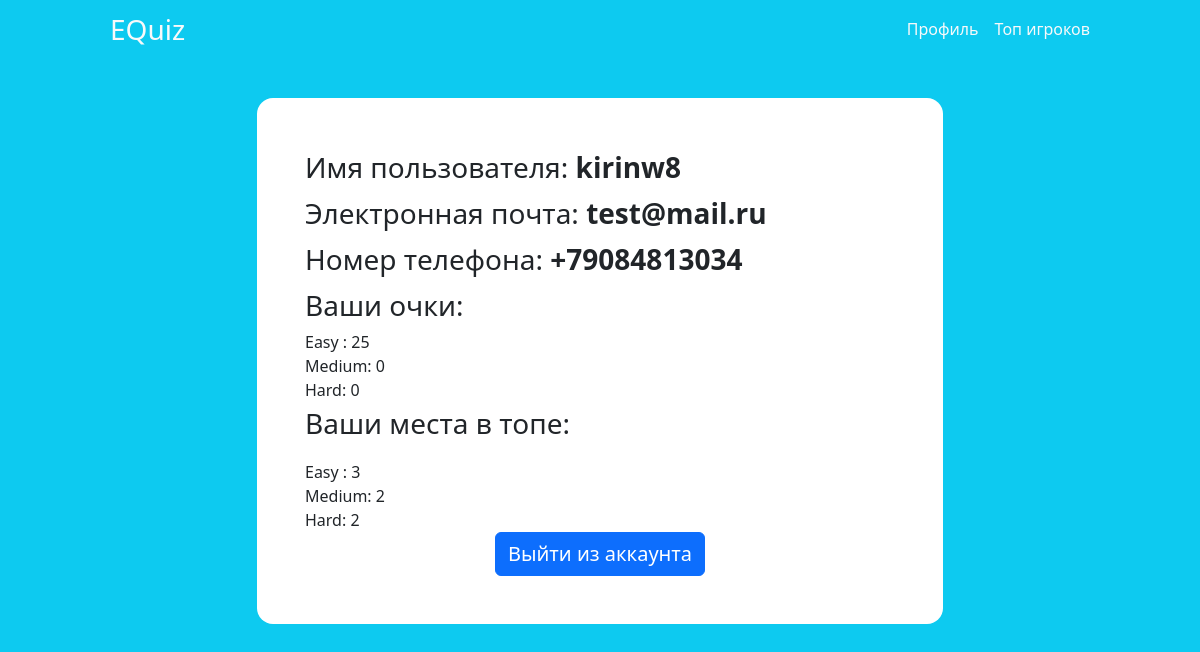
Page /profile (signed in) on the committed database.
### apps/authentication/models.py (models this page shows)
class User(AbstractUser):
    username = models.CharField(unique=True, max_length=200, error_messages={
        'unique': 'Это имя пользователя уже занято'
    })
    password = models.CharField(max_length=200)
    email = models.EmailField(unique=True, max_length=200, error_messages={
        'unique': 'Эта почта уже зарегистрирована'
    })
    phoneNumber = models.CharField(unique=True, max_length=12, error_messages={
        'unique': 'Этот номер телефона уже зарегистрирован'
    })
    first_name = None
    last_name = None

### apps/userProfile/views.py (the view)
# urls.py: path('profile', views.profile, name='profile'),
@login_required
def profile(request):
    currentUser = request.user
    username = currentUser.username
    email = currentUser.email
    phoneNumber = currentUser.phoneNumber
    userScoreEasy = UserScore.objects.get(
        user_id=currentUser.id).user_score_easy
    userScoreMedium = UserScore.objects.get(
        user_id=currentUser.id).user_score_medium
    userScoreHard = UserScore.objects.get(
        user_id=currentUser.id).user_score_hard
    allScoresEasy = UserScore.objects.order_by("-user_score_easy")
    allScoresMedium = UserScore.objects.order_by("-user_score_medium")
    allScoresHard = UserScore.objects.order_by("-user_score_hard")
    currentPlaceEasy = -1
    currentPlaceMedium = -1
    currentPlaceHard = -1
    count = 0
    for user in allScoresEasy:
        count += 1
        user_id = user.user_id
        username_ = User.objects.get(id=user_id).username
        if username == username_:
            currentPlaceEasy = count
    count = 0
    for user in allScoresMedium:
        count += 1
        user_id = user.user_id
        username_ = User.objects.get(id=user_id).username
        if username == username_:
            currentPlaceMedium = count
    count = 0
    for user in allScoresHard:
        count += 1
        user_id = user.user_id
        username_ = User.objects.get(id=user_id).username
        if username == username_:
            currentPlaceHard = count
    if request.method == 'POST':
        form = ChangePasswordForm(request.POST)
        if form.is_valid():
            newPassword = form.cleaned_data
            if newPassword['newPassword'] == newPassword['passwordConfirm']:
                user = User.objects.get(id=currentUser.id)
            else:
                messages.error(request,'Пароли не совпадают!')
        return redirect('profile')
    else:
        form = ChangePasswordForm()
    content = {
        'username': username,
        'email': email,
        'phoneNumber': phoneNumber,
        'userScoreEasy': userScoreEasy,
        'userScoreMedium': userScoreMedium,
        'userScoreHard': userScoreHard,
        'currentPlaceEasy': currentPlaceEasy,
        'currentPlaceMedium': currentPlaceMedium,
        'currentPlaceHard': currentPlaceHard,
    }
    return render(request, 'profile.html', context=content)

### apps/userProfile/templates/profile.html (shortened to what this page needs)
{% extends 'header.html' %}
{% load static %}
{% block content %}
<div class="d-flex flex-column bg-white p-5 rounded-4">
    <p class="mb-1 fs-3">Имя пользователя: <span class="fw-semibold">{{ username}}</span></p>
    <p class="mb-1 fs-3">Электронная почта: <span class="fw-semibold">{{ email}}</span></p>
    <p class="mb-1 fs-3">Номер телефона: <span class="fw-semibold">{{phoneNumber }}</span></p>
    <p class="mb-1 fs-3">Ваши очки: </p>
    <span>Easy : {{userScoreEasy}}</span>
    <span>Medium: {{userScoreMedium}}</span>
    <span>Hard: {{userScoreHard}}</span>
    <p class="mb-3 fs-3">Ваши места в топе: </p>
    <span>Easy : {{currentPlaceEasy}}</span>
    <span>Medium: {{currentPlaceMedium}}</span>
    <span>Hard: {{currentPlaceHard}}</span>
    <a href="{% url 'logout' %}" class="btn btn-primary d-flex align-self-center
        fs-5">Выйти из аккаунта</a>
</div>
{% endblock content %}

### rows in the picture
User: username "kirinw8", email "test@mail.ru", phoneNumber "+79084813034"

### other values in the picture
{{ userScoreEasy }} "25"
{{ userScoreMedium }} "0"
{{ userScoreHard }} "0"
{{ currentPlaceEasy }} "3"
{{ currentPlaceMedium }} "2"
{{ currentPlaceHard }} "2"
